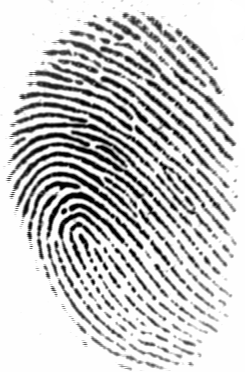
#> input picture Datasets/101_1.tif, 245 x 372 px, found by its file name
$ python get_sim.py   (older library calls are emulated)
#> lines starting #> are read from the running program, lines starting #| are printed output that depends on the picture
import cv2
import os
import sys
import numpy
import matplotlib.pyplot as plt
# from enhance import ImageEnhance
import fingerprint_enhancer
from skimage.morphology import skeletonize, thin

# os.chdir("/app/")

def removedot(invertThin):
    temp0 = numpy.array(invertThin[:])
    temp0 = numpy.array(temp0)
    temp1 = temp0/255
    temp2 = numpy.array(temp1)
    temp3 = numpy.array(temp2)

    enhanced_img = numpy.array(temp0)
    filter0 = numpy.zeros((10,10))
    W,H = temp0.shape[:2]
    filtersize = 6

    for i in range(W - filtersize):
        for j in range(H - filtersize):
            filter0 = temp1[i:i + filtersize,j:j + filtersize]

            flag = 0
            if sum(filter0[:,0]) == 0:
                flag +=1
            if sum(filter0[:,filtersize - 1]) == 0:
                flag +=1
            if sum(filter0[0,:]) == 0:
                flag +=1
            if sum(filter0[filtersize - 1,:]) == 0:
                flag +=1
            if flag > 3:
                temp2[i:i + filtersize, j:j + filtersize] = numpy.zeros((filtersize, filtersize))

    return temp2


def get_descriptors(img):
    clahe = cv2.createCLAHE(clipLimit=2.0, tileGridSize=(8,8))
    img = clahe.apply(img)
    img = fingerprint_enhancer.enhance_Fingerprint(img)
    img = numpy.array(img, dtype=numpy.uint8)
    # Threshold
    ret, img = cv2.threshold(img, 127, 255, cv2.THRESH_BINARY_INV | cv2.THRESH_OTSU)
    # Normalize to 0 and 1 range
    img[img == 255] = 1

    #Thinning
    skeleton = skeletonize(img)
    skeleton = numpy.array(skeleton, dtype=numpy.uint8)
    skeleton = removedot(skeleton)
    # Harris corners
    harris_corners = cv2.cornerHarris(img, 3, 3, 0.04)
    harris_normalized = cv2.normalize(harris_corners, 0, 255, norm_type=cv2.NORM_MINMAX, dtype=cv2.CV_32FC1)
    threshold_harris = 125
    # Extract keypoints
    keypoints = []
    for x in range(0, harris_normalized.shape[0]):
      for y in range(0, harris_normalized.shape[1]):
        if harris_normalized[x][y] > threshold_harris:
          keypoints.append(cv2.KeyPoint(y, x, 1))
    # Define descriptor
    orb = cv2.ORB_create()
    # Compute descriptors
    _, des = orb.compute(img, keypoints)
    return (keypoints, des);


def main(img1,img2):
#> called with img1 = './Datasets/101_1.tif', img2 = './Datasets/101_2.tif'
    img1 = cv2.imread(img1, cv2.IMREAD_GRAYSCALE)
#> img1 is the input picture: shape (372, 245); min 1, max 255, mean 201.2
    kp1, des1 = get_descriptors(img1)
#> in get_descriptors, `img = clahe.apply(img)`:
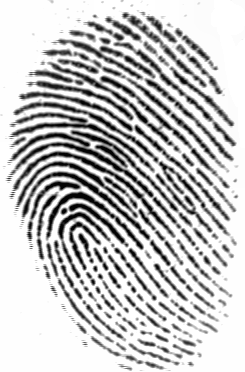
#> img: shape (372, 245); min 1, max 255, mean 196.9

    img2 = cv2.imread(img2, cv2.IMREAD_GRAYSCALE)
    kp2, des2 = get_descriptors(img2)

    # Matching between descriptors
    bf = cv2.BFMatcher(cv2.NORM_HAMMING, crossCheck=True)
    matches = sorted(bf.match(des1, des2), key= lambda match:match.distance)
    # Plot keypoints
    img4 = cv2.drawKeypoints(img1, kp1, outImage=None)
    img5 = cv2.drawKeypoints(img2, kp2, outImage=None)
    f, axarr = plt.subplots(1,2)
    axarr[0].imshow(img4)
    axarr[1].imshow(img5)
    plt.show()
    # Plot matches
    img3 = cv2.drawMatches(img1, kp1, img2, kp2, matches, flags=2, outImg=None)
    plt.imshow(img3)
    plt.show()

    # Calculate score
    score = 0
    for match in matches:
      score += match.distance
    score_threshold = 33
    if score/len(matches) < score_threshold:
      print("Fingerprint matches.")
    else:
      print("Fingerprint does not match.")


if __name__ == "__main__":
	try:
		main('./Datasets/101_1.tif','./Datasets/101_2.tif')
#> (the call stopped at in get_descriptors, `img = fingerprint_enhancer.enhance_Fingerprint(img)`: fingerprint_enhancer is not available in this run)
	except:
		raise

$ run again, with Datasets/102_1.tif copied over Datasets/101_1.tif
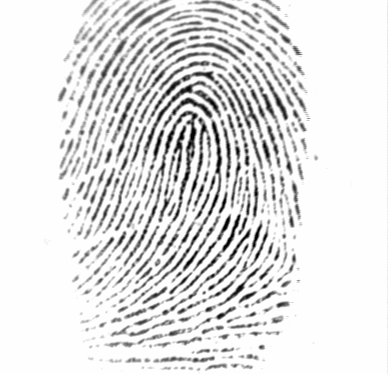
#> input picture Datasets/102_1.tif, 388 x 374 px, found by its file name
#> in main, img1 is the input picture: shape (374, 388); min 1, max 254, mean 226.3
#> in get_descriptors, `img = clahe.apply(img)`:
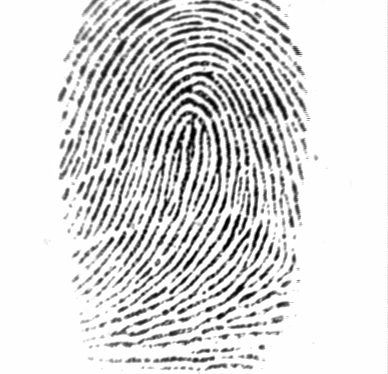
#> img: shape (374, 388); min 1, max 255, mean 218.3
